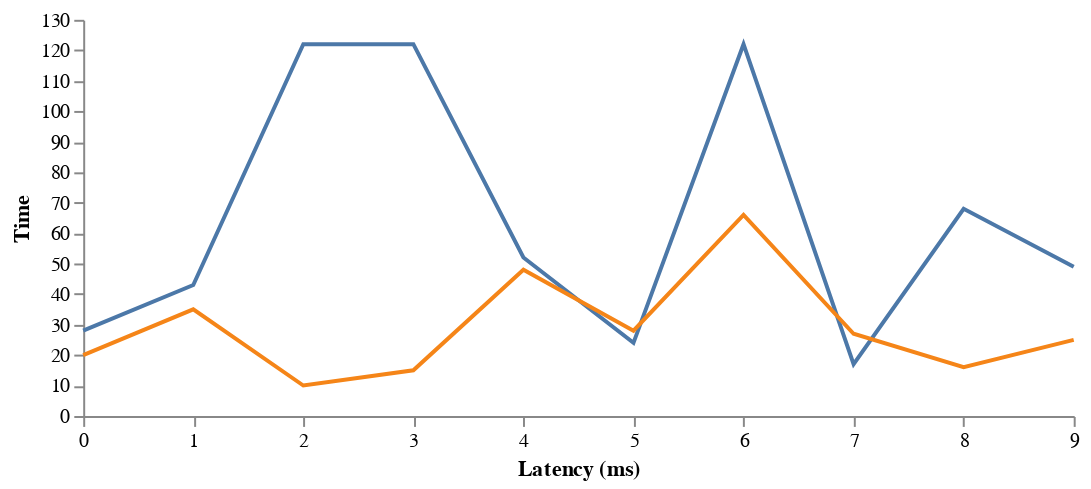

Vega-Lite specification for this chart:
### Vega specification from a JSON file in a GitHub repository (floating-point values rounded to 4 significant figures)
{"$schema": "https://vega.github.io/schema/vega/v5.json", "description": "A basic line chart example.", "width": 500, "height": 200, "padding": 5, "signals": [{"name": "interpolate", "value": "linear", "bind": {"input": "select", "options": ["basis", "cardinal", "catmull-rom", "linear", "monotone", "natural", "step", "step-after", "step-before"]}}], "data": [{"name": "table", "values": [{"x": 0, "y": 28, "c": 0}, {"x": 0, "y": 20, "c": 1}, {"x": 1, "y": 43, "c": 0}, {"x": 1, "y": 35, "c": 1}, {"x": 2, "y": 122, "c": 0}, {"x": 2, "y": 10, "c": 1}, {"x": 3, "y": 122, "c": 0}, {"x": 3, "y": 15, "c": 1}, {"x": 4, "y": 52, "c": 0}, {"x": 4, "y": 48, "c": 1}, {"x": 5, "y": 24, "c": 0}, {"x": 5, "y": 28, "c": 1}, {"x": 6, "y": 122, "c": 0}, {"x": 6, "y": 66, "c": 1}, {"x": 7, "y": 17, "c": 0}, {"x": 7, "y": 27, "c": 1}, {"x": 8, "y": 68, "c": 0}, {"x": 8, "y": 16, "c": 1}, {"x": 9, "y": 49, "c": 0}, {"x": 9, "y": 25, "c": 1}]}], "scales": [{"name": "x", "type": "point", "range": "width", "domain": {"data": "table", "field": "x"}}, {"name": "y", "type": "linear", "range": "height", "nice": true, "zero": true, "domain": {"data": "table", "field": "y"}}, {"name": "color", "type": "ordinal", "range": "category", "domain": {"data": "table", "field": "c"}}], "axes": [{"orient": "bottom", "scale": "x", "title": "Latency (ms)"}, {"orient": "left", "scale": "y", "title": "Time"}], "marks": [{"type": "group", "from": {"facet": {"name": "series", "data": "table", "groupby": "c"}}, "marks": [{"type": "line", "from": {"data": "series"}, "encode": {"enter": {"x": {"scale": "x", "field": "x"}, "y": {"scale": "y", "field": "y"}, "stroke": {"scale": "color", "field": "c"}, "strokeWidth": {"value": 2}}, "update": {"interpolate": {"signal": "interpolate"}, "strokeOpacity": {"value": 1}}, "hover": {"strokeOpacity": {"value": 0.5}}}}]}]}
